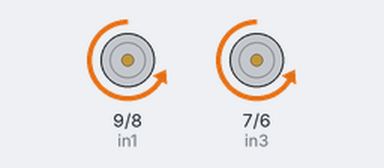
The sketch below on a simulated Arduino Uno, built with avr-gcc and run on an emulated ATmega328P. Shown: motor-driver pin pairs drawn as motors (green arrow = first pin HIGH = forward, orange = second pin HIGH = backward, longer = more drive, scaled by the enable pin).

Above: at 1.0 s.
At 2.2 s:
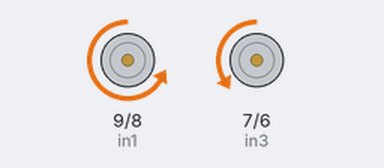
At 3.5 s:
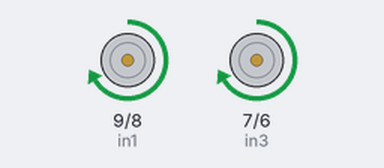
At 4.7 s:
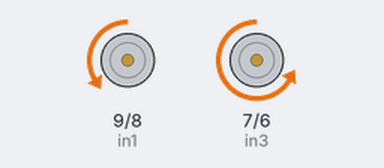
Timing chart, 0 to 6.5 s (numbered marks = the images above):
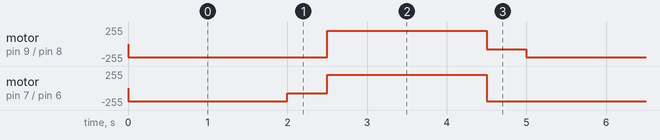

Measured:
- by itself, motor on pin 9 (in1) / pin 8 (in2): repeats every 5.0 s: forward 200/255 2.0 s, backward 75/255 0.50 s, backward 200/255 2.5 s
- by itself, motor on pin 7 (in3) / pin 6 (in4): repeats every 5.0 s: backward 75/255 0.50 s, forward 200/255 2.0 s, backward 200/255 2.5 s

The sketch:

L298_robot_experiment_fwd_bckwd_lft_rt.ino
```cpp
// connect motor controller pins to Arduino digital pins
// motor one
int enA = 10;
int in1 = 9;
int in2 = 8;
// motor two
int enB = 5;
int in3 = 7;
int in4 = 6;
void setup()
{
  // set all the motor control pins to outputs
  pinMode(enA, OUTPUT);
  pinMode(enB, OUTPUT);
  pinMode(in1, OUTPUT);
  pinMode(in2, OUTPUT);
  pinMode(in3, OUTPUT);
  pinMode(in4, OUTPUT);
}

void loop()
{

  goStraight();

  takeLeft();

  goBackward();

  takeRight();

 }

void takeLeft()
{
   // set speed to 200 out of possible range 0~255
  analogWrite(enB, 75);
  // set speed to 200 out of possible range 0~255
  analogWrite(enA, 200);

  //set direction
  digitalWrite(in3, LOW);
  digitalWrite(in4, HIGH);

  //set direction
  digitalWrite(in1, LOW);
  digitalWrite(in2, HIGH);

  delay(500);
}

void takeRight()
{
  // set speed to 200 out of possible range 0~255
  analogWrite(enA, 75);
  // set speed to 200 out of possible range 0~255
  analogWrite(enB, 200);

  //set direction
  digitalWrite(in1, LOW);
  digitalWrite(in2, HIGH);

  digitalWrite(in3, LOW);
  digitalWrite(in4, HIGH);

  delay(500);
}

void goStraight()
{

  // set speed to 200 out of possible range 0~255
  analogWrite(enA, 200);
  // set speed to 200 out of possible range 0~255
  analogWrite(enB, 200);

  //set direction
  digitalWrite(in1, LOW);
  digitalWrite(in2, HIGH);

  // turn on motor B
  digitalWrite(in3, LOW);
  digitalWrite(in4, HIGH);

  delay(2000);
}

void goBackward()
{
  // set speed to 200 out of possible range 0~255
  analogWrite(enB, 200);
  // set speed to 200 out of possible range 0~255
  analogWrite(enA, 200);

  //set direction
  digitalWrite(in1, HIGH);
  digitalWrite(in2, LOW);

  digitalWrite(in3, HIGH);
  digitalWrite(in4, LOW);

  delay(2000);
}
```
